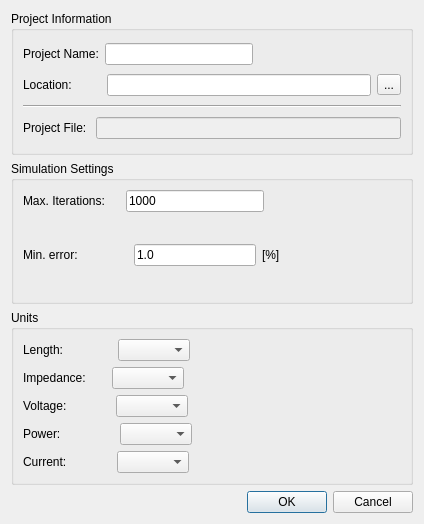
<?xml version="1.0" encoding="UTF-8"?>
<ui version="4.0">
 <class>ProjectProperties</class>
 <widget class="QDialog" name="ProjectProperties">
  <property name="geometry">
   <rect>
    <x>0</x>
    <y>0</y>
    <width>424</width>
    <height>524</height>
   </rect>
  </property>
  <property name="windowTitle">
   <string>New Project</string>
  </property>
  <property name="windowIcon">
   <iconset resource="../img/img.qrc">
    <normaloff>:/newproject.png</normaloff>:/newproject.png</iconset>
  </property>
  <layout class="QVBoxLayout" name="verticalLayout_3">
   <item>
    <widget class="QGroupBox" name="groupBox">
     <property name="styleSheet">
      <string notr="true"/>
     </property>
     <property name="title">
      <string>Project Information</string>
     </property>
     <layout class="QVBoxLayout" name="verticalLayout">
      <item>
       <layout class="QHBoxLayout" name="horizontalLayout">
        <item>
         <widget class="QLabel" name="label">
          <property name="text">
           <string>Project Name:</string>
          </property>
         </widget>
        </item>
        <item>
         <widget class="QLineEdit" name="name"/>
        </item>
        <item>
         <spacer name="horizontalSpacer_18">
          <property name="orientation">
           <enum>Qt::Horizontal</enum>
          </property>
          <property name="sizeHint" stdset="0">
           <size>
            <width>40</width>
            <height>20</height>
           </size>
          </property>
         </spacer>
        </item>
       </layout>
      </item>
      <item>
       <layout class="QHBoxLayout" name="horizontalLayout_2">
        <item>
         <widget class="QLabel" name="label_2">
          <property name="text">
           <string>Location:</string>
          </property>
         </widget>
        </item>
        <item>
         <spacer name="horizontalSpacer_13">
          <property name="orientation">
           <enum>Qt::Horizontal</enum>
          </property>
          <property name="sizeType">
           <enum>QSizePolicy::Fixed</enum>
          </property>
          <property name="sizeHint" stdset="0">
           <size>
            <width>29</width>
            <height>20</height>
           </size>
          </property>
         </spacer>
        </item>
        <item>
         <widget class="QLineEdit" name="path"/>
        </item>
        <item>
         <widget class="QToolButton" name="location">
          <property name="text">
           <string>...</string>
          </property>
         </widget>
        </item>
       </layout>
      </item>
      <item>
       <widget class="Line" name="line">
        <property name="orientation">
         <enum>Qt::Horizontal</enum>
        </property>
       </widget>
      </item>
      <item>
       <layout class="QHBoxLayout" name="horizontalLayout_3">
        <item>
         <widget class="QLabel" name="label_3">
          <property name="text">
           <string>Project File: </string>
          </property>
         </widget>
        </item>
        <item>
         <widget class="QLineEdit" name="outputFile">
          <property name="enabled">
           <bool>false</bool>
          </property>
         </widget>
        </item>
       </layout>
      </item>
     </layout>
    </widget>
   </item>
   <item>
    <widget class="QGroupBox" name="groupBox_2">
     <property name="styleSheet">
      <string notr="true"/>
     </property>
     <property name="title">
      <string>Simulation Settings</string>
     </property>
     <layout class="QVBoxLayout" name="verticalLayout_2">
      <item>
       <layout class="QHBoxLayout" name="horizontalLayout_4">
        <item>
         <widget class="QLabel" name="label_4">
          <property name="text">
           <string>Max. Iterations:</string>
          </property>
         </widget>
        </item>
        <item>
         <spacer name="horizontalSpacer_11">
          <property name="orientation">
           <enum>Qt::Horizontal</enum>
          </property>
          <property name="sizeType">
           <enum>QSizePolicy::Fixed</enum>
          </property>
          <property name="sizeHint" stdset="0">
           <size>
            <width>15</width>
            <height>20</height>
           </size>
          </property>
         </spacer>
        </item>
        <item>
         <widget class="QLineEdit" name="maxIterations">
          <property name="text">
           <string>1000</string>
          </property>
         </widget>
        </item>
        <item>
         <spacer name="horizontalSpacer">
          <property name="orientation">
           <enum>Qt::Horizontal</enum>
          </property>
          <property name="sizeHint" stdset="0">
           <size>
            <width>40</width>
            <height>20</height>
           </size>
          </property>
         </spacer>
        </item>
       </layout>
      </item>
      <item>
       <layout class="QHBoxLayout" name="horizontalLayout_5">
        <item>
         <widget class="QLabel" name="label_5">
          <property name="text">
           <string>Min. error:</string>
          </property>
         </widget>
        </item>
        <item>
         <spacer name="horizontalSpacer_12">
          <property name="orientation">
           <enum>Qt::Horizontal</enum>
          </property>
          <property name="sizeType">
           <enum>QSizePolicy::Fixed</enum>
          </property>
          <property name="sizeHint" stdset="0">
           <size>
            <width>50</width>
            <height>20</height>
           </size>
          </property>
         </spacer>
        </item>
        <item>
         <widget class="QLineEdit" name="minError">
          <property name="text">
           <string>1.0</string>
          </property>
         </widget>
        </item>
        <item>
         <widget class="QLabel" name="label_13">
          <property name="text">
           <string>[%]</string>
          </property>
         </widget>
        </item>
        <item>
         <spacer name="horizontalSpacer_2">
          <property name="orientation">
           <enum>Qt::Horizontal</enum>
          </property>
          <property name="sizeHint" stdset="0">
           <size>
            <width>40</width>
            <height>20</height>
           </size>
          </property>
         </spacer>
        </item>
       </layout>
      </item>
     </layout>
    </widget>
   </item>
   <item>
    <widget class="QGroupBox" name="groupBox_3">
     <property name="styleSheet">
      <string notr="true"/>
     </property>
     <property name="title">
      <string>Units</string>
     </property>
     <layout class="QGridLayout" name="gridLayout">
      <item row="0" column="0">
       <layout class="QHBoxLayout" name="horizontalLayout_6">
        <item>
         <widget class="QLabel" name="label_6">
          <property name="text">
           <string>Length:</string>
          </property>
         </widget>
        </item>
        <item>
         <spacer name="horizontalSpacer_6">
          <property name="orientation">
           <enum>Qt::Horizontal</enum>
          </property>
          <property name="sizeType">
           <enum>QSizePolicy::Fixed</enum>
          </property>
          <property name="sizeHint" stdset="0">
           <size>
            <width>48</width>
            <height>20</height>
           </size>
          </property>
         </spacer>
        </item>
        <item>
         <widget class="QComboBox" name="lengthUnit"/>
        </item>
        <item>
         <spacer name="horizontalSpacer_3">
          <property name="orientation">
           <enum>Qt::Horizontal</enum>
          </property>
          <property name="sizeHint" stdset="0">
           <size>
            <width>40</width>
            <height>20</height>
           </size>
          </property>
         </spacer>
        </item>
       </layout>
      </item>
      <item row="1" column="0">
       <layout class="QHBoxLayout" name="horizontalLayout_7">
        <item>
         <widget class="QLabel" name="label_7">
          <property name="text">
           <string>Impedance:</string>
          </property>
         </widget>
        </item>
        <item>
         <spacer name="horizontalSpacer_7">
          <property name="orientation">
           <enum>Qt::Horizontal</enum>
          </property>
          <property name="sizeType">
           <enum>QSizePolicy::Minimum</enum>
          </property>
          <property name="sizeHint" stdset="0">
           <size>
            <width>20</width>
            <height>20</height>
           </size>
          </property>
         </spacer>
        </item>
        <item>
         <widget class="QComboBox" name="impedanceUnit"/>
        </item>
        <item>
         <spacer name="horizontalSpacer_4">
          <property name="orientation">
           <enum>Qt::Horizontal</enum>
          </property>
          <property name="sizeHint" stdset="0">
           <size>
            <width>40</width>
            <height>20</height>
           </size>
          </property>
         </spacer>
        </item>
       </layout>
      </item>
      <item row="2" column="0">
       <layout class="QHBoxLayout" name="horizontalLayout_8">
        <item>
         <widget class="QLabel" name="label_8">
          <property name="text">
           <string>Voltage:</string>
          </property>
         </widget>
        </item>
        <item>
         <spacer name="horizontalSpacer_8">
          <property name="orientation">
           <enum>Qt::Horizontal</enum>
          </property>
          <property name="sizeType">
           <enum>QSizePolicy::Fixed</enum>
          </property>
          <property name="sizeHint" stdset="0">
           <size>
            <width>43</width>
            <height>20</height>
           </size>
          </property>
         </spacer>
        </item>
        <item>
         <widget class="QComboBox" name="voltageUnit"/>
        </item>
        <item>
         <spacer name="horizontalSpacer_5">
          <property name="orientation">
           <enum>Qt::Horizontal</enum>
          </property>
          <property name="sizeHint" stdset="0">
           <size>
            <width>40</width>
            <height>20</height>
           </size>
          </property>
         </spacer>
        </item>
       </layout>
      </item>
      <item row="3" column="0">
       <layout class="QHBoxLayout" name="horizontalLayout_9">
        <item>
         <widget class="QLabel" name="label_9">
          <property name="text">
           <string>Power:</string>
          </property>
         </widget>
        </item>
        <item>
         <spacer name="horizontalSpacer_10">
          <property name="orientation">
           <enum>Qt::Horizontal</enum>
          </property>
          <property name="sizeType">
           <enum>QSizePolicy::Fixed</enum>
          </property>
          <property name="sizeHint" stdset="0">
           <size>
            <width>53</width>
            <height>20</height>
           </size>
          </property>
         </spacer>
        </item>
        <item>
         <widget class="QComboBox" name="powerUnit"/>
        </item>
        <item>
         <spacer name="horizontalSpacer_9">
          <property name="orientation">
           <enum>Qt::Horizontal</enum>
          </property>
          <property name="sizeHint" stdset="0">
           <size>
            <width>40</width>
            <height>20</height>
           </size>
          </property>
         </spacer>
        </item>
       </layout>
      </item>
      <item row="4" column="0">
       <layout class="QHBoxLayout" name="horizontalLayout_12">
        <item>
         <widget class="QLabel" name="label_12">
          <property name="text">
           <string>Current:</string>
          </property>
         </widget>
        </item>
        <item>
         <spacer name="horizontalSpacer_19">
          <property name="orientation">
           <enum>Qt::Horizontal</enum>
          </property>
          <property name="sizeType">
           <enum>QSizePolicy::Fixed</enum>
          </property>
          <property name="sizeHint" stdset="0">
           <size>
            <width>44</width>
            <height>20</height>
           </size>
          </property>
         </spacer>
        </item>
        <item>
         <widget class="QComboBox" name="currentUnit"/>
        </item>
        <item>
         <spacer name="horizontalSpacer_20">
          <property name="orientation">
           <enum>Qt::Horizontal</enum>
          </property>
          <property name="sizeHint" stdset="0">
           <size>
            <width>40</width>
            <height>20</height>
           </size>
          </property>
         </spacer>
        </item>
       </layout>
      </item>
     </layout>
    </widget>
   </item>
   <item>
    <widget class="QDialogButtonBox" name="buttonBox">
     <property name="standardButtons">
      <set>QDialogButtonBox::Cancel|QDialogButtonBox::Ok</set>
     </property>
    </widget>
   </item>
  </layout>
  <zorder>buttonBox</zorder>
  <zorder>groupBox</zorder>
  <zorder>groupBox_2</zorder>
  <zorder>groupBox_3</zorder>
 </widget>
 <resources>
  <include location="../img/img.qrc"/>
 </resources>
 <connections/>
</ui>
